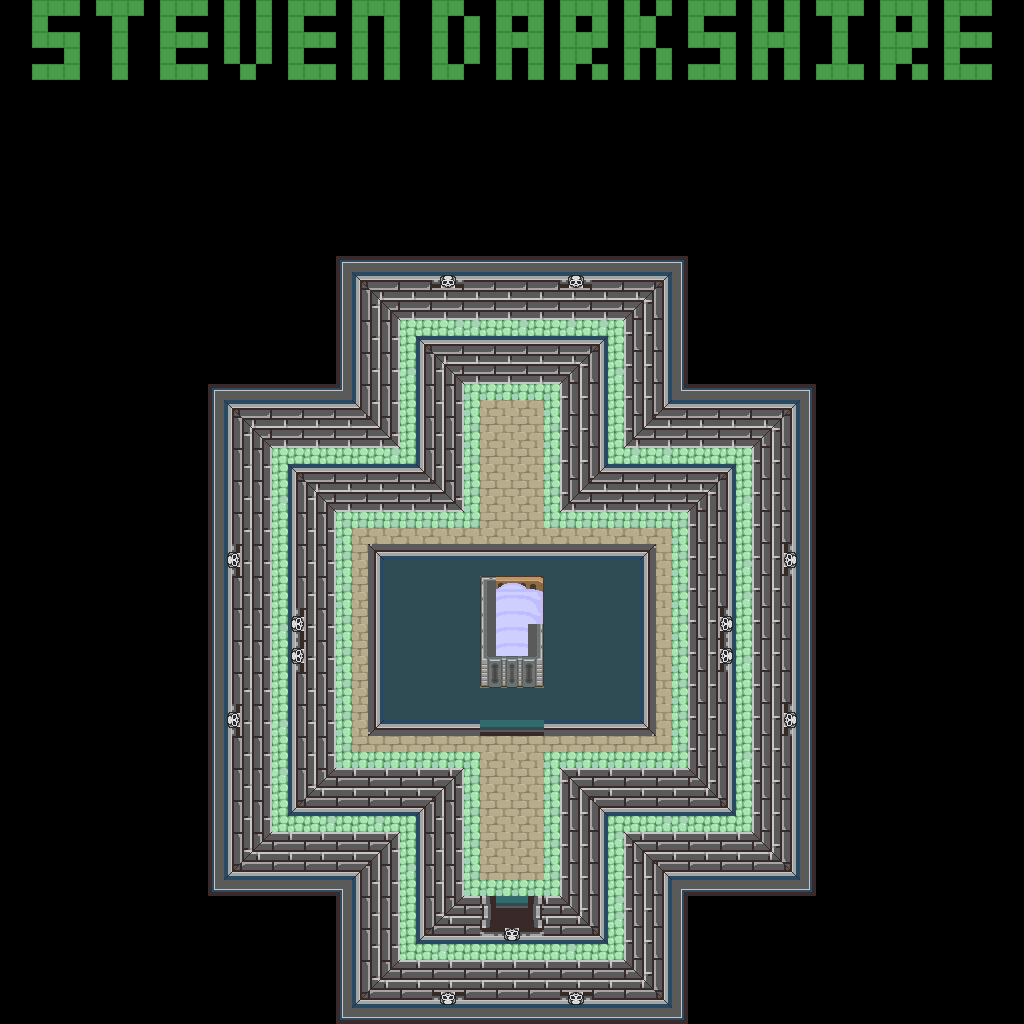

Below is a game level as drawn by its tile map, then a one-line description and the .tmx that defines it (tile-layer data replaced by summaries):
An orthogonal 64x64 tile map with 16x16 px tiles, 1 tile layer (base), 1 hidden layer not drawn and 68 objects.

<map version="1.10" tiledversion="1.12.1" orientation="orthogonal" renderorder="right-down" width="64" height="64" tilewidth="16" tileheight="16" infinite="0" nextlayerid="3" nextobjectid="69">
 <tileset firstgid="1" source="../classiciphone_pics4.tsx" />
 <layer id="1" name="base" width="64" height="64">
  <data>[4096 cells, 4096 non-empty, 106 distinct tile ids]</data>
 </layer>
 <layer id="2" name="collision" width="64" height="64" visible="0">
  <properties><property name="collision" value="true" /></properties>
  <data>[4096 cells, 3417 non-empty, 1 distinct tile ids]</data>
 </layer>
 <objectgroup id="3" name="npcs">
  <!-- 68 objects omitted --></objectgroup>
</map>
<!-- 68 of 68 objects omitted -->
